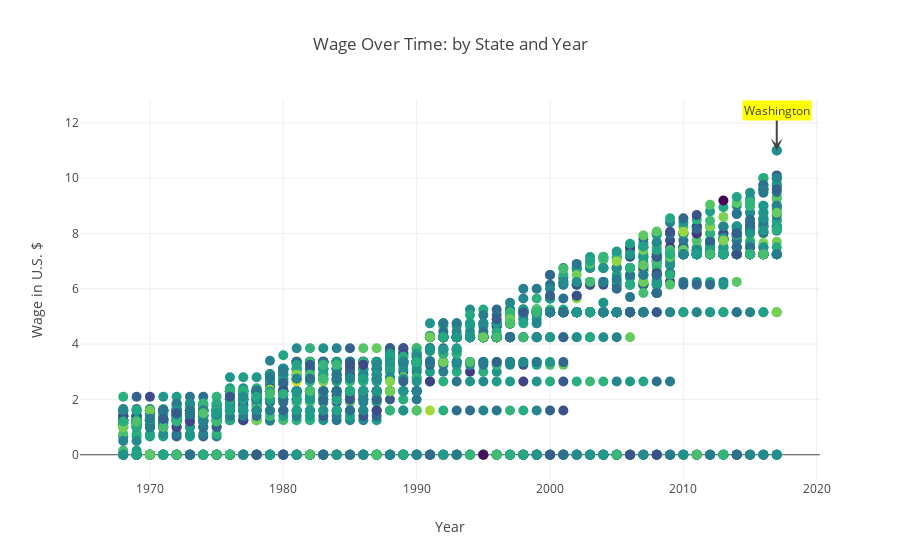

Write notebook code for a chart like this one.
### Markdown cell above
<br><font style = 'font-family:calibri'><font size = 4> Below we see the a scatter plot of the <i>High_Value</i> and <i>Year</i>. Each state is plotted once each year. From the plot we can see that there is an upward trend and that the minimum wage has steadily increased. There are some states like Tennessee, South Carolina, and Mississippi (among others) that do not have any minimum wage reported or they do not have state laws to dictate minimum wage. For these states, the set Federal Minimum Wage applies.
<br>
    <br>
We can see upon hovering that the Disctrict of Columbia is somewhat of an outlier as it has a higher minimum wage than most states in several years (1988,1992 and 2017). The recent increases in the district are because it is tied to the Consumer Price Index and <a href='https://www.minimum-wage.org/district-of-columbia'>as prices increase</a>, so does the minimum wage.

### Code cell
layout = go.Layout(
    title= 'Wage Over Time: by State and Year',
    yaxis = dict(
        title = 'Wage in U.S. $',
    ),
    xaxis = dict(
        title = 'Year'
    ),
    annotations=[
        dict(
            x=2017,
            y=11,
            xref='x',
            yref='y',
            text='Washington',
            showarrow=True,
            bgcolor= 'yellow',
            arrowhead=3,
            ax=0,
            ay=-40,
        ),
    ]
)

trace1 = go.Scatter(
    x = wage['Year'],
    y = wage['High_Value'],
    mode = 'markers',
    text = wage['State'],
    marker = dict(
        size = 10,
        color = np.random.randn(5000),
        colorscale = 'Viridis'),
    name = 'Wage Over Time',
    line = dict(
        shape = 'spline'
    )
)


fig = go.Figure (data = [trace1], layout = layout)
py.offline.iplot(fig)

### Figure 1 — Plotly figure (JSON) as saved in the notebook; plotly's stock layout.template omitted (floating-point values rounded to 4 significant figures; data arrays with more than 128 entries replaced by an {"elided": "..."} marker saying what was removed)
{"data": [{"line": {"shape": "spline"}, "marker": {"color": {"elided": "5000 float values"}, "colorscale": "Viridis", "size": 10}, "mode": "markers", "name": "Wage Over Time", "text": {"elided": "2550 str values"}, "type": "scatter", "uid": "398c1c6f-e420-436f-9203-937d3f23549c", "x": {"elided": "2550 int values"}, "y": {"elided": "2550 float values"}}], "layout": {"annotations": [{"arrowhead": 3, "ax": 0, "ay": -40, "bgcolor": "yellow", "showarrow": true, "text": "Washington", "x": 2017, "xref": "x", "y": 11, "yref": "y"}], "title": {"text": "Wage Over Time: by State and Year"}, "xaxis": {"title": {"text": "Year"}}, "yaxis": {"title": {"text": "Wage in U.S. $"}}}}
